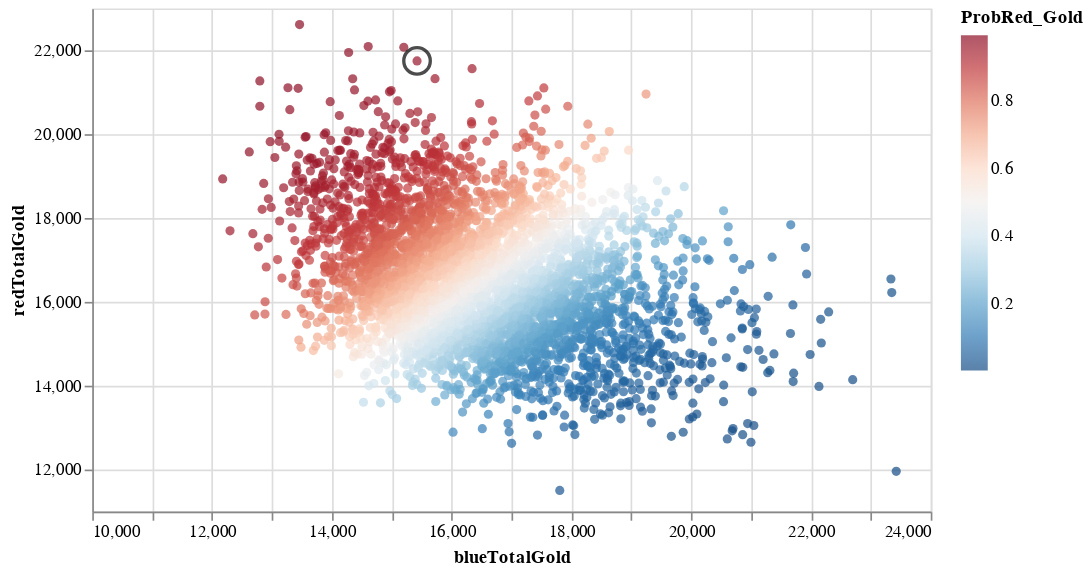

The code cell stored with this chart in its notebook:
### Markdown cell above
Firstly, I need to point out on this graph the coloring depends on `predict_proba`'s predicted winner, NOT the actual winner. One of the first observations we can make is that clearly if Red team has a lot of gold and the blue team has significantly less, `predict_proba` heavily favors the red team as the winner (and vice versa). Another observation is looking at the white area of the graph towards the center. This area reveals that `predict_proba` has difficulty declaring who it believes is the winner if the teams are similar in gold. This logically makes sense as if the teams are similar in gold, it would be very difficult to predict a winner based just on gold. 

Another observation is that even with high `predict_proba` it doesn't necessarily mean that team is the winner. This is highlighted in the circled point on the following graph. With tooltip we can hover over it and see that `predict_proba` predicts a 97.6% chance of winning for the Red team. However, looking at `whoWins` we can see that the Blue team actually wins this match despite the 6324 gold difference.

### Code cell
c3dot=df2sample2.loc[[8459]]
c4=alt.Chart(c3dot).mark_point(color='black',size=250).encode(x='blueTotalGold:Q', y='redTotalGold:Q',
tooltip=['ProbRed_Gold','redTotalGold','blueTotalGold','whoWins'])

c3+c4

### Figure 1 — Vega-Lite specification as saved in the notebook (floating-point values rounded to 4 significant figures; data arrays with more than 128 entries replaced by an {"elided": "..."} marker saying what was removed)
{"config": {"view": {"continuousWidth": 400, "continuousHeight": 300}}, "layer": [{"data": {"name": "data-157185b74dfa025ec774beab772c48f7"}, "mark": "circle", "encoding": {"color": {"field": "ProbRed_Gold", "scale": {"reverse": true, "scheme": "redblue"}, "type": "quantitative"}, "tooltip": [{"field": "ProbRed_Gold", "type": "quantitative"}, {"field": "redTotalGold", "type": "quantitative"}, {"field": "blueTotalGold", "type": "quantitative"}, {"field": "whoWins", "type": "nominal"}], "x": {"field": "blueTotalGold", "scale": {"domain": [10000, 24000]}, "type": "quantitative"}, "y": {"field": "redTotalGold", "scale": {"domain": [11000, 23000]}, "type": "quantitative"}}, "width": 500}, {"data": {"name": "data-e4498e1bbd440773ab104ad1207bee7b"}, "mark": {"type": "point", "color": "black", "size": 250}, "encoding": {"tooltip": [{"field": "ProbRed_Gold", "type": "quantitative"}, {"field": "redTotalGold", "type": "quantitative"}, {"field": "blueTotalGold", "type": "quantitative"}, {"field": "whoWins", "type": "nominal"}], "x": {"field": "blueTotalGold", "type": "quantitative"}, "y": {"field": "redTotalGold", "type": "quantitative"}}}], "$schema": "https://vega.github.io/schema/vega-lite/v4.17.0.json", "datasets": {"data-157185b74dfa025ec774beab772c48f7": {"elided": "4000 records"}, "data-e4498e1bbd440773ab104ad1207bee7b": [{"whoWins": "Blue Wins", "ProbRed_Gold": 0.9764, "ProbBlue_Gold": 0.02357, "blueTotalGold": 15423, "redTotalGold": 21747}]}}
